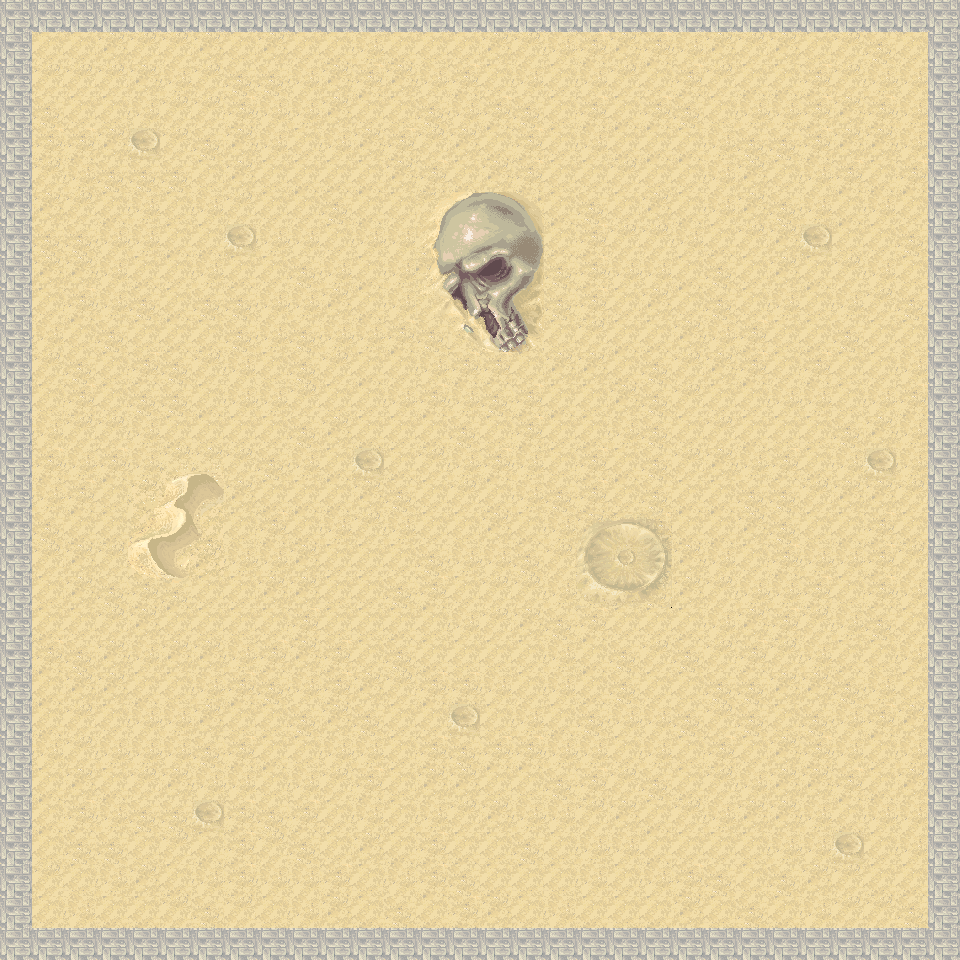

This game map was drawn from its Tiled (.tmx) file and the tilesets committed beside it. A one-line description and the trimmed map source follow:
An orthogonal 30x30 tile map with 32x32 px tiles, 2 tile layers (background, collision).

<map version="1.0" orientation="orthogonal" width="30" height="30" tilewidth="32" tileheight="32">
 <tileset firstgid="1" name="ground_tiles" tilewidth="32" tileheight="32">
  <image source="../res/tilesets/ground_tiles.png" width="672" height="701" />
 </tileset>
 <layer name="background" width="30" height="30">
  <data>[900 cells, 900 non-empty, 52 distinct tile ids]</data>
 </layer>
 <layer name="collision" width="30" height="30">
  <data>[900 cells, 116 non-empty, 1 distinct tile ids]</data>
 </layer>
</map>